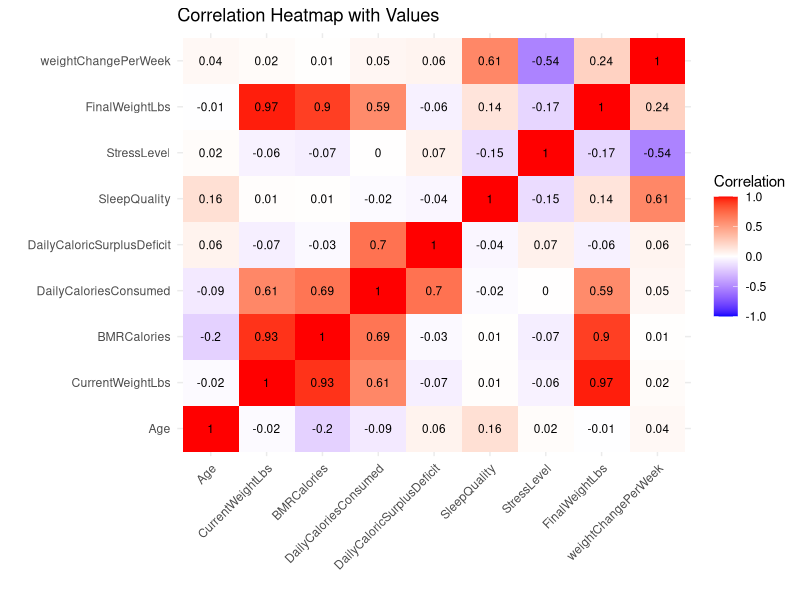
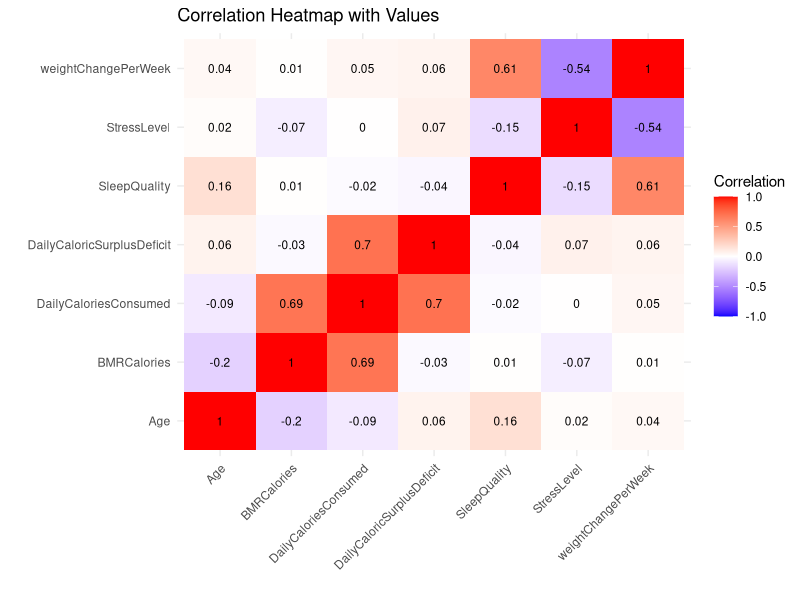
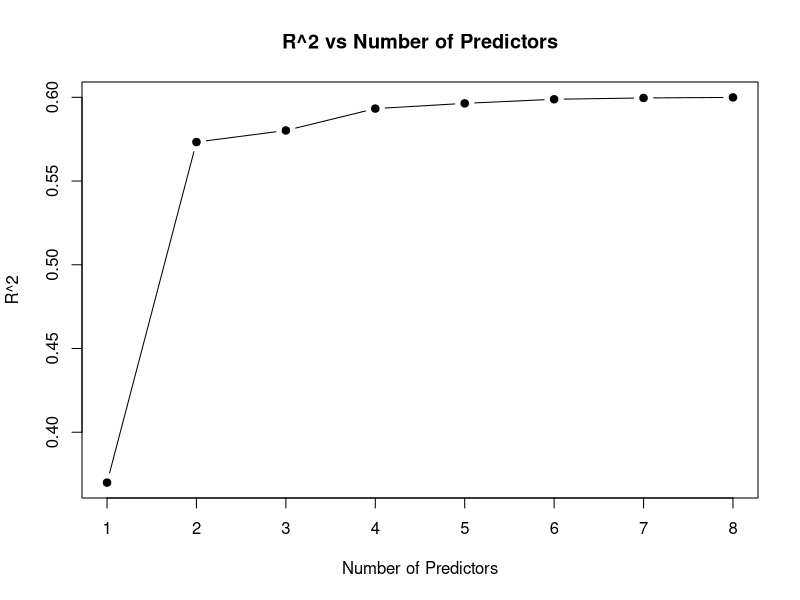
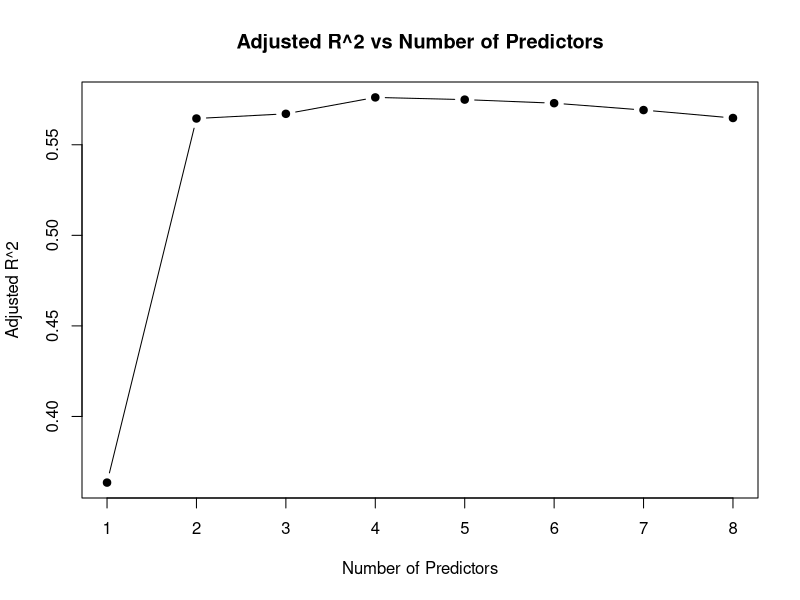
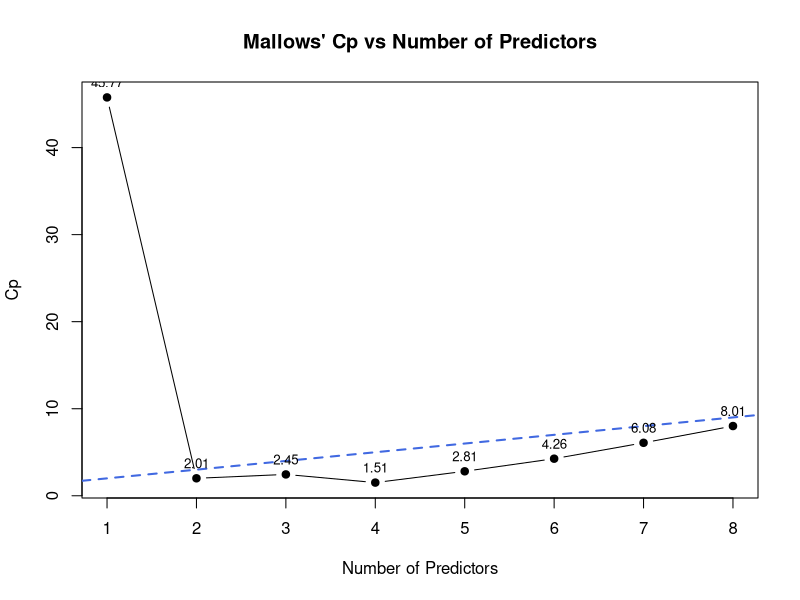
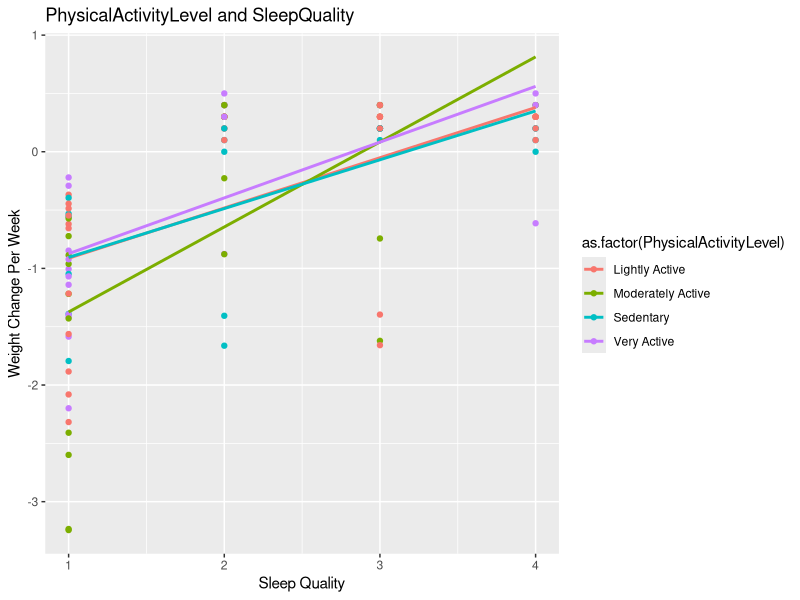
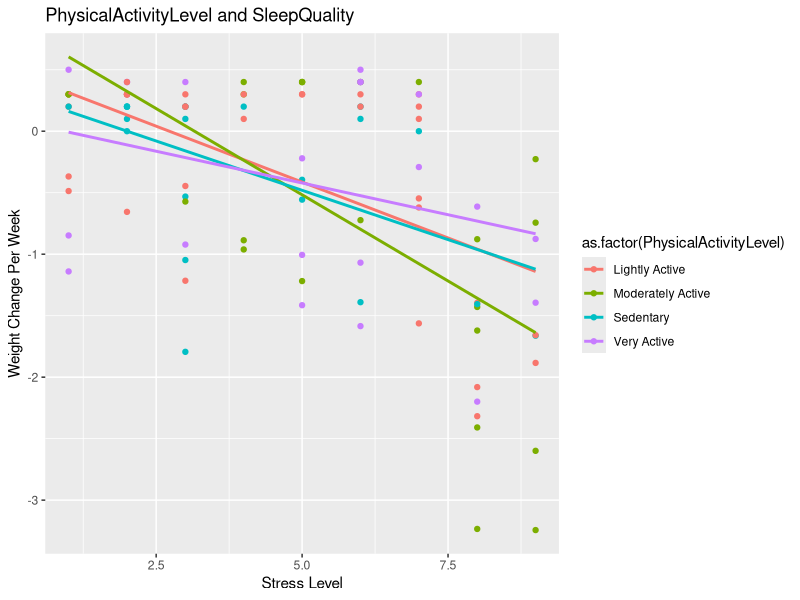
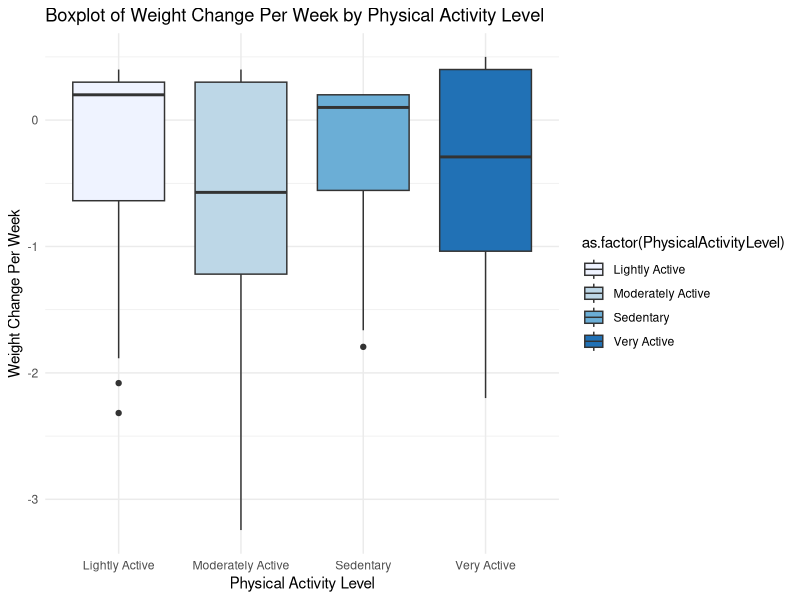

Source code (R) for these figures, in order:
## ---- chunk 1

## ---- chunk 2
knitr::opts_chunk$set(echo = TRUE)
## ---- chunk 3
library(leaps)
library(dplyr)
library(ggplot2)
library(car)
library(reshape2)
## ---- chunk 4
weightData <- read.table("weight_change_dataset.csv", header=TRUE, sep=",")
head(weightData)
## ---- chunk 5

#we treate sleep quality and stress level treat as continuous variables since the levels have a meaningful progression or rank (e.g., increasing physical effort or impact on health).

cleanWeight <- weightData %>%
  mutate(
    Sleep.Quality = case_when(
      Sleep.Quality == "Excellent" ~ 4,
      Sleep.Quality == "Good" ~ 3,
      Sleep.Quality == "Fair" ~ 2,
      Sleep.Quality == "Poor" ~ 1
    )
  )


colnames(cleanWeight) <- c(
  "ParticipantID", "Age", "Gender", 
  "CurrentWeightLbs", "BMRCalories", "DailyCaloriesConsumed", 
  "DailyCaloricSurplusDeficit", "WeightChangeLbs", "DurationWeeks", 
  "PhysicalActivityLevel", "SleepQuality", "StressLevel", 
  "FinalWeightLbs"
)

# Convert categorical variables into factors
cleanWeight <- cleanWeight %>%
  mutate(
    Gender = factor(Gender, levels = c("M", "F"))
  )

#make ratio by weight and duration
#by gradescope suggestion 3

cleanWeight <- cleanWeight %>%
  mutate(weightChangePerWeek = WeightChangeLbs / DurationWeeks) %>%
  select(-ParticipantID, -WeightChangeLbs, -DurationWeeks)

head(cleanWeight)
## ---- chunk 6
numeric_data <- cleanWeight %>%
  select(where(is.numeric))

# Compute correlation matrix
cor_matrix <- cor(numeric_data, use = "complete.obs")

# Melt the correlation matrix for visualization
cor_melt <- melt(cor_matrix)

# Create the heatmap
ggplot(cor_melt, aes(x = Var1, y = Var2, fill = value)) +
  geom_tile() +
  geom_text(aes(label = round(value, 2)), color = "black", size = 3) +
  scale_fill_gradient2(low = "blue", high = "red", mid = "white", midpoint = 0, 
                       limit = c(-1, 1), space = "Lab", name = "Correlation") +
  theme_minimal() +
  theme(axis.text.x = element_text(angle = 45, hjust = 1)) +
  labs(title = "Correlation Heatmap with Values", x = "", y = "")
## ---- chunk 7
cleanWeight <- cleanWeight %>%
  select(-CurrentWeightLbs, -FinalWeightLbs) 

#QUESTION: should I exclude Final weight?
## ---- chunk 8

numeric_data <- cleanWeight %>%
  select(where(is.numeric))
# Compute correlation matrix
cor_matrix <- cor(numeric_data, use = "complete.obs")

# Melt the correlation matrix for visualization
cor_melt <- melt(cor_matrix)

# Create the heatmap
ggplot(cor_melt, aes(x = Var1, y = Var2, fill = value)) +
  geom_tile() +
  geom_text(aes(label = round(value, 2)), color = "black", size = 3) +
  scale_fill_gradient2(low = "blue", high = "red", mid = "white", midpoint = 0, 
                       limit = c(-1, 1), space = "Lab", name = "Correlation") +
  theme_minimal() +
  theme(axis.text.x = element_text(angle = 45, hjust = 1)) +
  labs(title = "Correlation Heatmap with Values", x = "", y = "")
## ---- chunk 9
vif_model <- lm(weightChangePerWeek ~ ., data = cleanWeight)

# Calculate VIF
vif_values <- vif(vif_model)

# Print VIF values
print(vif_values)
## ---- chunk 10
#Incredible High VIF mulicolinearly so delete one vairable
cleanWeight <- cleanWeight %>%
  select(-DailyCaloricSurplusDeficit)


vif_model <- lm(weightChangePerWeek ~ ., data = cleanWeight)

# Calculate VIF
vif_values <- vif(vif_model)

# Print VIF values
print(vif_values)
## ---- chunk 11

s = regsubsets(weightChangePerWeek~., data=cleanWeight, method="exhaustive")
ss <- summary(s)
ss
## ---- chunk 12
num_predictors <- rownames(ss$which)


plot(num_predictors, ss$rsq, type = "b", pch = 19,
     main = "R^2 vs Number of Predictors",
     xlab = "Number of Predictors", ylab = "R^2")

# Plot Adjusted R^2
plot(num_predictors, ss$adjr2, type = "b", pch = 19,
     main = "Adjusted R^2 vs Number of Predictors",
     xlab = "Number of Predictors", ylab = "Adjusted R^2")


num_predictors <- 1:length(ss$cp) 
cp_values <- ss$cp

# Plot Cp 
plot(num_predictors, cp_values, type = "b", pch = 19,
     main = "Mallows' Cp vs Number of Predictors",
     xlab = "Number of Predictors", ylab = "Cp")

abline(a = 1, b = 1, col = "royalblue", lty = 2, lwd = 2)

text(num_predictors, cp_values, labels = round(cp_values, 2), pos = 3, cex = 0.8, col = "black")

## ---- chunk 13
ggplot(cleanWeight, aes(x = SleepQuality, y = weightChangePerWeek, color = as.factor(PhysicalActivityLevel))) +
  geom_point() +
  geom_smooth(method = "lm", se = FALSE) +
  labs(title = "PhysicalActivityLevel and SleepQuality",
       x = "Sleep Quality",
       y = "Weight Change Per Week")
## ---- chunk 14
ggplot(cleanWeight, aes(x = StressLevel, y = weightChangePerWeek, color = as.factor(PhysicalActivityLevel))) +
  geom_point() +
  geom_smooth(method = "lm", se = FALSE) +
  labs(title = "PhysicalActivityLevel and SleepQuality",
       x = "Stress Level",
       y = "Weight Change Per Week")
## ---- chunk 15
regLab <- lm(weightChangePerWeek ~ PhysicalActivityLevel * StressLevel + SleepQuality ,  cleanWeight)
summary(regLab)
## ---- chunk 16
regLab <- lm(weightChangePerWeek ~ PhysicalActivityLevel * SleepQuality +  StressLevel,  cleanWeight)
summary(regLab)
## ---- chunk 17
regLab <- lm(weightChangePerWeek ~ PhysicalActivityLevel + SleepQuality +  StressLevel,  cleanWeight)
summary(regLab)
## ---- chunk 18
ggplot(cleanWeight, aes(x = as.factor(PhysicalActivityLevel), y = weightChangePerWeek, fill = as.factor(PhysicalActivityLevel))) +
  geom_boxplot() +
  labs(title = "Boxplot of Weight Change Per Week by Physical Activity Level",
       x = "Physical Activity Level",
       y = "Weight Change Per Week") +
  scale_fill_brewer(palette = "Blues") +
  theme_minimal()
## ---- chunk 19
ggplot(regLab, aes(x = regLab$fitted.values, y = regLab$residuals)) +
  geom_point() +
  labs(title = "Residuals vs. Fitted value",
       x = "Fitted Value", y = "Residuals") +
  theme_minimal()

## ---- chunk 20
regLab_log <- lm(log(weightChangePerWeek + 3) ~ PhysicalActivityLevel + SleepQuality +  StressLevel,  cleanWeight)
summary(regLab_log)
## ---- chunk 21
ggplot(regLab_log, aes(x = regLab_log$fitted.values, y = regLab_log$residuals)) +
  geom_point() +
  labs(title = "Residuals vs. Fitted value",
       x = "Fitted Value", y = "Residuals") +
  theme_minimal()
## ---- chunk 22
ggplot(data = cleanWeight, aes(x = SleepQuality, y = weightChangePerWeek)) +
  geom_point() +
  labs(title = "Linear vs Quadratic Fit", x = "Sleep Quality", y = "weight Change Per Week")

ggplot(data = cleanWeight, aes(x = StressLevel, y = weightChangePerWeek)) +
  geom_point() +
  labs(title = "Linear vs Quadratic Fit", x = "Stress Level", y = "weight Change Per Week")
## ---- chunk 23
n <- nrow(cleanWeight)
squared_errors <- numeric(n)
for (i in 1:n) {
  train_data <- cleanWeight[-i, ]
  test_data <- cleanWeight[i, , drop = FALSE]
  
  predicted <- predict(regLab, newdata = test_data)
  
  squared_errors[i] <- (test_data$weightChangePerWeek - predicted)^2
}

loocv_mse <- mean(squared_errors)
cat("LOOCV Mean Squared Error:", loocv_mse, "\n")
## ---- chunk 24
predictors <- c("DailyCaloriesConsumed", "BMRCalories","PhysicalActivityLevel", "Age","SleepQuality", "StressLevel")

# Plot each predictor
for (var in predictors) {
  print(
    ggplot(cleanWeight, aes_string(x = var, y = "weightChangePerWeek", color = "Gender")) +
      geom_point(alpha = 0.6) +
      labs(title = paste("Interaction:", var, "vs Weight Change by Gender"),
           x = var, y = "Weight Change per Week") +
      theme_minimal()
  )
}
#It seems BMRCalories will have different trend relative to gender
## ---- chunk 25
regWithInteraction <- lm(weightChangePerWeek ~ Age + Gender * BMRCalories + DailyCaloriesConsumed + PhysicalActivityLevel + StressLevel + SleepQuality,  cleanWeight)
regWithoutInteraction <- lm(weightChangePerWeek ~ . , cleanWeight)

## ---- chunk 26
summary(regWithoutInteraction)
#according to the p value the interaction is useless
## ---- chunk 27
summary(regWithInteraction)
## ---- chunk 28
reg1 <- lm(weightChangePerWeek ~ Age + Gender + BMRCalories + DailyCaloriesConsumed + StressLevel + SleepQuality, cleanWeight)
summary(reg1)
## ---- chunk 29
reg2 <- lm(weightChangePerWeek ~ Gender + BMRCalories + DailyCaloriesConsumed + StressLevel + SleepQuality, cleanWeight)
summary(reg2)
## ---- chunk 30

reg3 <- lm(weightChangePerWeek ~  Gender + DailyCaloriesConsumed + StressLevel + SleepQuality , cleanWeight)
summary(reg3)
## ---- chunk 31
RSS_model <- sum(resid(reg2)^2)         
sigma2 <- summary(reg2)$sigma^2      
p <- length(coef(reg2))                
n <- nrow(cleanWeight)        

Cp <- (RSS_model / sigma2) + 2 * p - n
#valid CP 5+1

par(mfrow = c(2, 2)) 
plot(reg2)
## ---- chunk 32

RSS_model <- sum(resid(reg3)^2)         
sigma2 <- summary(reg3)$sigma^2      
p <- length(coef(reg3))                
n <- nrow(cleanWeight)        

Cp <- (RSS_model / sigma2) + 2 * p - n
#Valid CP 4+1

par(mfrow = c(2, 2)) 
plot(reg3)
## ---- chunk 33

meanDCC = mean(cleanWeight$DailyCaloriesConsumed)
reg_cubic <- lm(weightChangePerWeek ~ Gender + 
                 I((meanDCC-DailyCaloriesConsumed)^3) + SleepQuality + StressLevel,  data = cleanWeight)

summary(reg_cubic)
## ---- chunk 34

par(mfrow = c(2, 2)) 
plot(reg_cubic)
## ---- chunk 35
squared_errors <- numeric(n)

# Perform LOOCV
for (i in 1:n) {
  train_data <- cleanWeight[-i, ]
  test_data <- cleanWeight[i, , drop = FALSE]
  loocv_model <- lm(weightChangePerWeek ~ Gender + I((meanDCC - DailyCaloriesConsumed)^3) + SleepQuality + StressLevel, data = train_data)
  predicted <- predict(loocv_model, newdata = test_data)
  squared_errors[i] <- (test_data$weightChangePerWeek - predicted)^2
}

loocv_mse <- mean(squared_errors)
cat("LOOCV Mean Squared Error:", loocv_mse, "\n")
